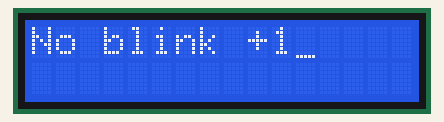
A sketch run on a simulated Arduino Uno, built with avr-gcc and run on an emulated ATmega328P. Parts: 16×2 character LCD.

Above: at 0.1 s.
At 4.1 s:
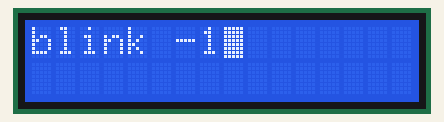

The sketch:

lcd_i2c.ino
```cpp
#include <Wire.h>
#include "LiquidCrystal_I2C.h"

// Set the LCD address to 0x3F for a 16 chars and 2 line display
LiquidCrystal_I2C lcd(0x3F, 16, 2);

void setup()
{
  // initialize the LCD
  lcd.begin();
}

void loop()
{
  bool blinking = true;
  lcd.cursor();

  while (1) {
    if (blinking) {
      lcd.clear();
      lcd.print("No blink +1");
      lcd.noBlink();
      blinking = false;
    } else {
      lcd.clear();
      lcd.print("blink -1");
      lcd.blink();
      blinking = true;
    }
    delay(4000);
  }
}
```

Measured:
- what the display in image 1 shows lasts 4.0 s, from 4.1 s to 8.1 s
